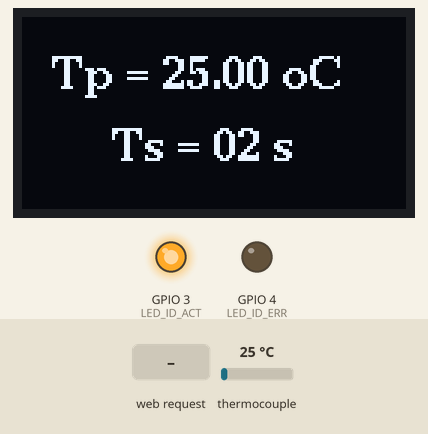
A sketch run on a simulated ESP32-C3. On the bench: 128×64 one-colour display, output pins drawn as LEDs (lit = HIGH). The inputs (shaded band) are chosen by the test bench; at power-on: thermocouple 25 °C. WiFi joins after 1.5 s; servers stay silent unless stated; the local clock reads 2024-03-15 10:24:30 at power-on unless the sketch sets it.

Above: at 2.7 s.
2.8 s: HTTP request GET / received
At 4.2 s:
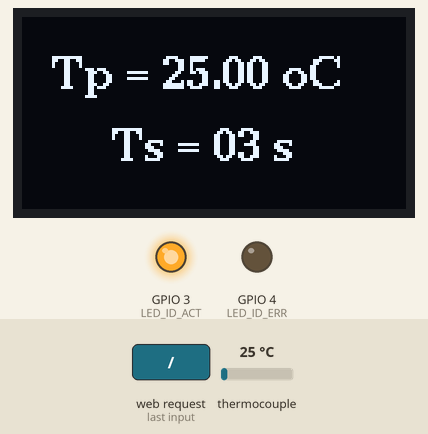
4.4 s: thermocouple set to 6 °C
At 5.3 s:
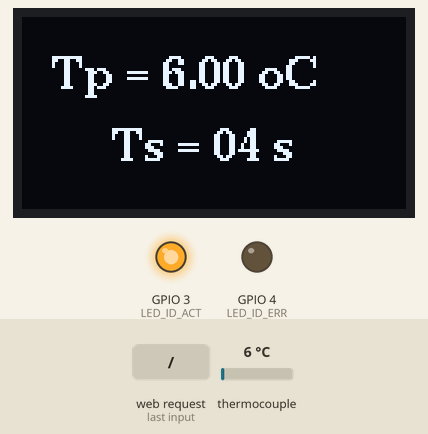
6.0 s: thermocouple set to 75 °C
At 7.3 s:
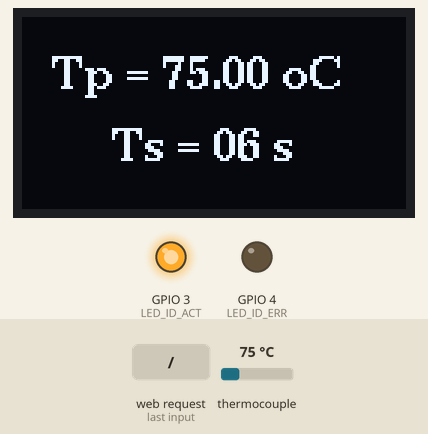
8.0 s: thermocouple set to 150 °C
At 9.0 s:
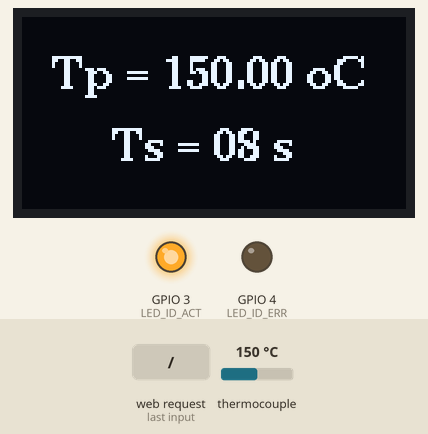
Timing chart, 0 to 11.0 s (numbered marks = the images above; inputs shaded):
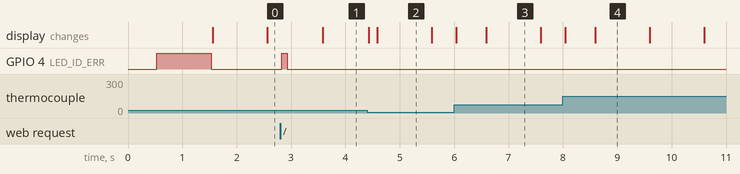

The sketch:

TP.ino
```cpp
#include <U8g2lib.h>
#include <Wire.h>
#include "max6675.h"
#include <WiFi.h>
#include <WebServer.h>

// 溫度感測器的腳位
int thermocoupleSO = 0;
int thermocoupleCS = 1;
int thermocoupleCLK = 2;

// 記錄矩陣大小
const int MAX_LOG = 100 ;

// LED 定義
#define LED_ID_ACT 3
#define LED_ID_ERR 4
#define FLASH_RATE 5  // 确保已定义值
#define IOT_ID "ESP32-C3"


MAX6675 ktc(thermocoupleCLK, thermocoupleCS, thermocoupleSO);

// IIC OLED 初始化
U8G2_SSD1306_128X64_NONAME_F_SW_I2C u8g2(U8G2_R0, 6, 5, U8X8_PIN_NONE);

// Wi-Fi 資訊
char const SSID[] = "YOUR_SSID";
char const PSWD[] = "YOUR_PSWD";

// WebServer 初始化
WebServer server(80);


const char* ntpServer = "pool.ntp.org";
const long gmtOffset_sec = 8 * 3600;  // 台灣時區 UTC+8
const int daylightOffset_sec = 0;

// 儲存時間資料
unsigned long previousMillis = 0;
int seconds = 0;
float data_log[MAX_LOG];
int data_log_count = 0;

void init_data_log() {
  for (int i = 0; i < MAX_LOG; i++) {
    data_log[i] = 0.0;
  }
}

void update_data_log(float new_data) {
  // 若數據記錄已滿，將最前面的數據刪除
  if (data_log_count >= MAX_LOG) {
    // 將數據向前移動一個位置
    for (int i = 0; i < MAX_LOG-1; i++) {
      data_log[i] = data_log[i + 1];
    }
    data_log[MAX_LOG-1] = new_data;  // 新數據放入最後一個位置
  } else {
    data_log[data_log_count] = new_data;  // 新數據放入當前記錄位置
    data_log_count++;
  }
}

void setup(void) {
  init_data_log();

  // OLED 和溫度感測器初始化
  u8g2.setContrast(250);
  u8g2.begin();

  // 設置 LED 輸出
  pinMode(LED_ID_ACT, OUTPUT);
  pinMode(LED_ID_ERR, OUTPUT);

  // 初始化 Wi-Fi 連接
  WiFi.begin(SSID, PSWD);

  // 連接 Wi-Fi，嘗試連接直到成功為止
  while (WiFi.status() != WL_CONNECTED) {
    delay(500);
    digitalWrite(LED_ID_ERR, HIGH);  // 若無法連接，LED_ID_ERR 恆亮
    digitalWrite(LED_ID_ACT, LOW);   // 若無法連接，LED_ID_ACT 關閉
  }

  // 當連接成功，LED_ID_ACT 恆亮，LED_ID_ERR 關閉
  digitalWrite(LED_ID_ACT, HIGH);
  digitalWrite(LED_ID_ERR, LOW);

  // 啟動 WebServer，並且定義回應的路由
  server.on("/", handleRoot);
  server.begin();
}

// 取得當前時間的函數
String getCurrentTime() {
  struct tm timeinfo;
  if (!getLocalTime(&timeinfo)) {
    return "無法取得時間";  // 若無法取得時間，返回 N.A.
  }
  char timeStringBuff[50];
  strftime(timeStringBuff, sizeof(timeStringBuff), "%Y-%m-%d %H:%M:%S", &timeinfo);
  return String(timeStringBuff);
}

// 當網頁被請求時，回傳溫度資訊
void handleRoot() {
  float tempC = ktc.readCelsius();
  String message = "<html>";
  message += "<head>";
  message += "<meta http-equiv='Content-Type' content='text/html; charset=utf-8' /><meta http-equiv='refresh' content='" + String(FLASH_RATE) + "'><title>溫度監控模組 ESP32</title>";
  message += "<script> function drawGraph() { var canvas = document.getElementById('tempCanvas');var ctx = canvas.getContext('2d');ctx.clearRect(0, 0, canvas.width, canvas.height);ctx.beginPath();ctx.moveTo(10, 58);";  // 起始位置
  // 繪製圖形數據
  for (int i = 0; i < data_log_count; i++) {
    message += "ctx.lineTo(" + String(map(i, 0, 99, 10, 120)) + ", " + String(map(data_log[i], 0, 100, 58, 10)) + ");";
  }
  message += "ctx.strokeStyle = 'blue';ctx.stroke();}</script>";

  message += "</head>";
  message += "<body onload='drawGraph()'>";
  message += "<div style='width:100%;line-height:6vh; font-size:4vh; font-weight:bold;'>環境溫度監控模組 - " + String(IOT_ID) + "</div>";

  // 顯示溫度
  if (tempC == -1.0) {
    message += "<div id='TMP_DATA' style='width:100%;line-height:4vh; font-size:2.4vh;'>Temperature: N.A.</div>";
  } else {
    message += "<div id='TMP_DATA' style='width:100%; line-height:4vh; font-size:2.4vh;'>Temperature: " + String(tempC) + " °C</div>";
    update_data_log(tempC);  // 更新數據日誌
  }

  // 顯示目前時間
  message += "<div id='TMP_TIME' style='width:100%; line-height:3vh; font-size:1.8vh;'>Current Time: " + getCurrentTime() + "</div>";
  message += "<div style='width:100%; height:3vh; line-height:3vh;'></div>";
  message += "<div style='width:100%; line-height:3vh; font-size:1.6vh;'>系統將會於每 " + String(FLASH_RATE) + " 秒 更新一次</div>";


  // 顯示畫布
  message += "<canvas id='tempCanvas'  style='margin:auto;width:auto;min-width:40vh;height:auto;border:0.1vh solid rgba(180,180,180,1);background:rgba(240,240,240,1);'></canvas>";

  // 顯示數據日誌
  message += "<div style='width:40vh;margin-top:5vh;border-bottom:0.1vh solid rgba(180,180,180,1);font-size:2vh;line-height:3.6vh;'><span style='width:10vw;'>ID</span> Temperature(oC)</div>";
  message += "<div style='width:40vh;height:40vh;overflow-y:auto;overflow-x:hidden;border:0.1vh solid rgba(180,180,180,1);'>";

  for (int i = 0; i < data_log_count - 1; i++) {
    int log_set = data_log_count - 1 - i ;
    message += "<div style='width:100%; line-height:3vh; font-size:1.8vh;border-bottom:0.1vh dashed rgba(220,220,220,1);'><span style='width:10vw;'>[" + String(log_set) + "]</span> " + String(data_log[log_set]) + "</div>";
  }

  message += "</div>";
  message += "</body></html>";
  server.send(200, "text/html", message);

  // 控制傳輸時 LED_ID_ERR 閃爍
  digitalWrite(LED_ID_ERR, HIGH);
  delay(100);  // 短暫閃爍
  digitalWrite(LED_ID_ERR, LOW);
}

void loop(void) {
  unsigned long currentMillis = millis();

  // 每秒更新一次時間
  if (currentMillis - previousMillis >= 1000) {
    previousMillis = currentMillis;
    seconds = (seconds + 1) % 60;  // 秒數從 0 到 59，60 則重新計算
  }

  // 讀取溫度值
  float tempC = ktc.readCelsius();

  // 更新 OLED 顯示
  u8g2.firstPage();
  do {
    u8g2.setFont(u8g2_font_ncenB10_tr);

    // 顯示溫度或 "N.A." 若溫度感測器未插入
    char buffer_tmp[20];
    if (tempC == -1.0) {
      sprintf(buffer_tmp, "Tp = N.A.");
    } else {
      sprintf(buffer_tmp, "Tp = %.2f oC", tempC);
    }
    u8g2.drawStr(10, 24, buffer_tmp);

    // 顯示秒數
    char buffer[10];
    sprintf(buffer, "Ts = %02d s", seconds);
    u8g2.drawStr(30, 48, buffer);

  } while (u8g2.nextPage());

  // 處理 WebServer 的請求
  server.handleClient();
}
```

Measured:
- after the input at 2.8 s, GPIO 4 (LED_ID_ERR): LOW → HIGH at once, → LOW 0.10 s later
- what the display in image 2 shows lasts 1.0 s, from 4.6 s to 5.6 s
